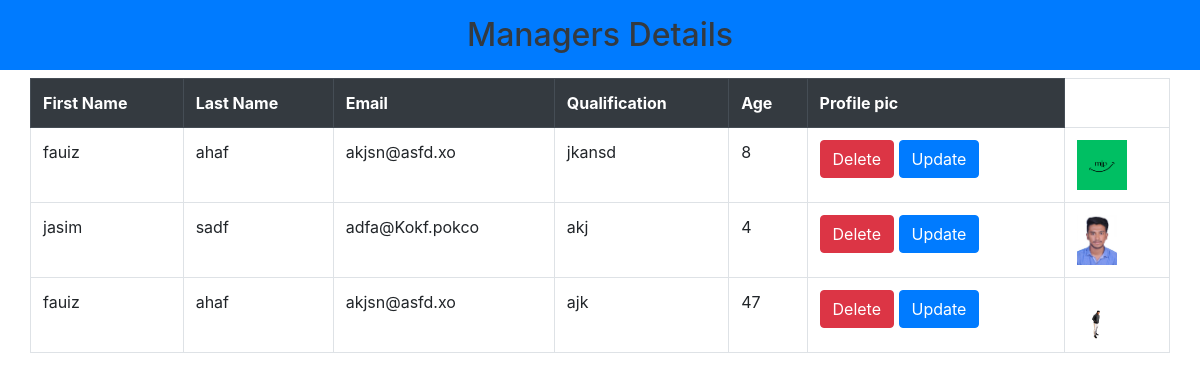
The page /acc/managers_data/ on the database as committed earlier.
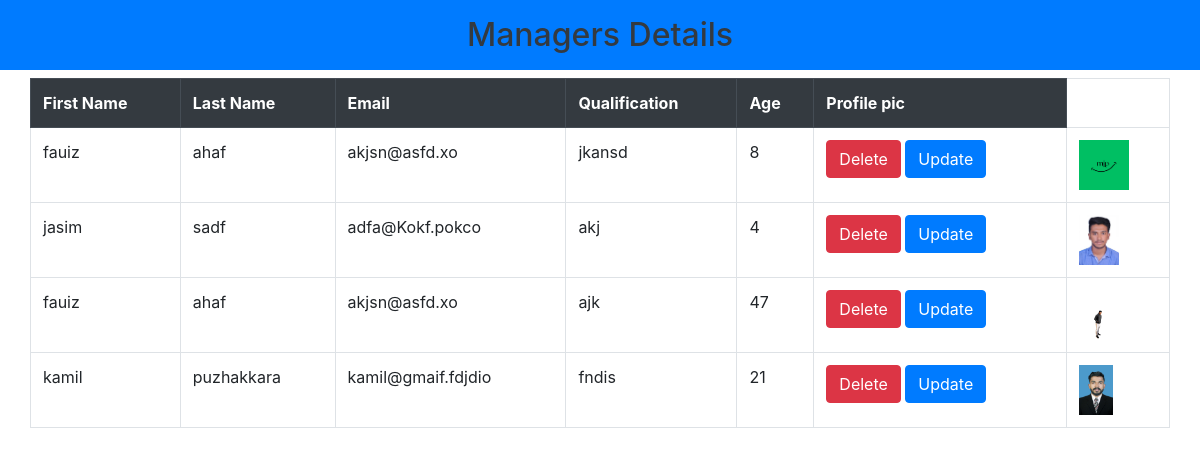
The same page on the database as committed later.
### account/models.py (models this page shows, shortened)
class Mng_model(models.Model):
    first_name = models.CharField(max_length=100, verbose_name="First Name")    # verbose_name refers label of input
    last_name = models.CharField(max_length=100)
    age = models.IntegerField(db_column="Age")   # db_column refers column heading in db.sqlite3
    email = models.EmailField(blank=True)   # blank=True allow to submit empty field
    qualification = models.CharField(max_length=100)
    image = models.ImageField(upload_to='profile_pics/%Y/%m/%d/', null=True) # upload_to defined the path to store data
    class Meta:
        db_table = "Managers"    # to change Table name in db.lite3

### account/views.py (the view)
# urls.py: path('managers_data/', Mng_table.as_view(), name='mng_data'),
class Mng_table(View):
    def get(self, request, *args, **kwargs):
        data = Mng_model.objects.all()
        return render(request, "mng_table.html", {"data":data})

### account/templates/mng_table.html (shortened to what this page needs)
<!doctype html>
<html lang="en">
  <head>
    <link rel="stylesheet" href="https://stackpath.bootstrapcdn.com/bootstrap/4.3.1/css/bootstrap.min.css">
  </head>
  <body>
    <h2 class="text-dark bg bg-primary text-center p-3">Managers Details</h2>
    <table class="table container table-bordered" id="myTable">
        <tr class="thead-dark">
            <th>First Name</th>
            <th>Last Name</th>
            <th>Email</th>
            <th>Qualification</th>
            <th>Age</th>
            <th>Profile pic</th>
        </tr>
        {% for datum in data %}
        <tr>
            <td>{{datum.first_name}}</td>
            <td>{{datum.last_name}}</td>
            <td>{{datum.email}}</td>
            <td>{{datum.qualification}}</td>
            <td>{{datum.age}}</td>
            <td>
              <a href="{% url 'dmng' datum.id %}" class="btn btn-danger">Delete</a>
              <a href="{% url 'umng' datum.id %}" class="btn btn-primary">Update</a>
            </td>
            <td>
              {% if datum.image %}
              <img src="{{datum.image.url}}" alt="connect" style="max-width: 50px; max-height: 50px;">
              {% endif %}
            </td>
        </tr>
        {% endfor %}
    </table>
</body>
</html>

Rows that differ between the two databases and show on the page:
added Mng_model: first_name "kamil", last_name "puzhakkara", email "kamil@gmaif.fdjdio", qualification "fndis", age "21", image (picture)
